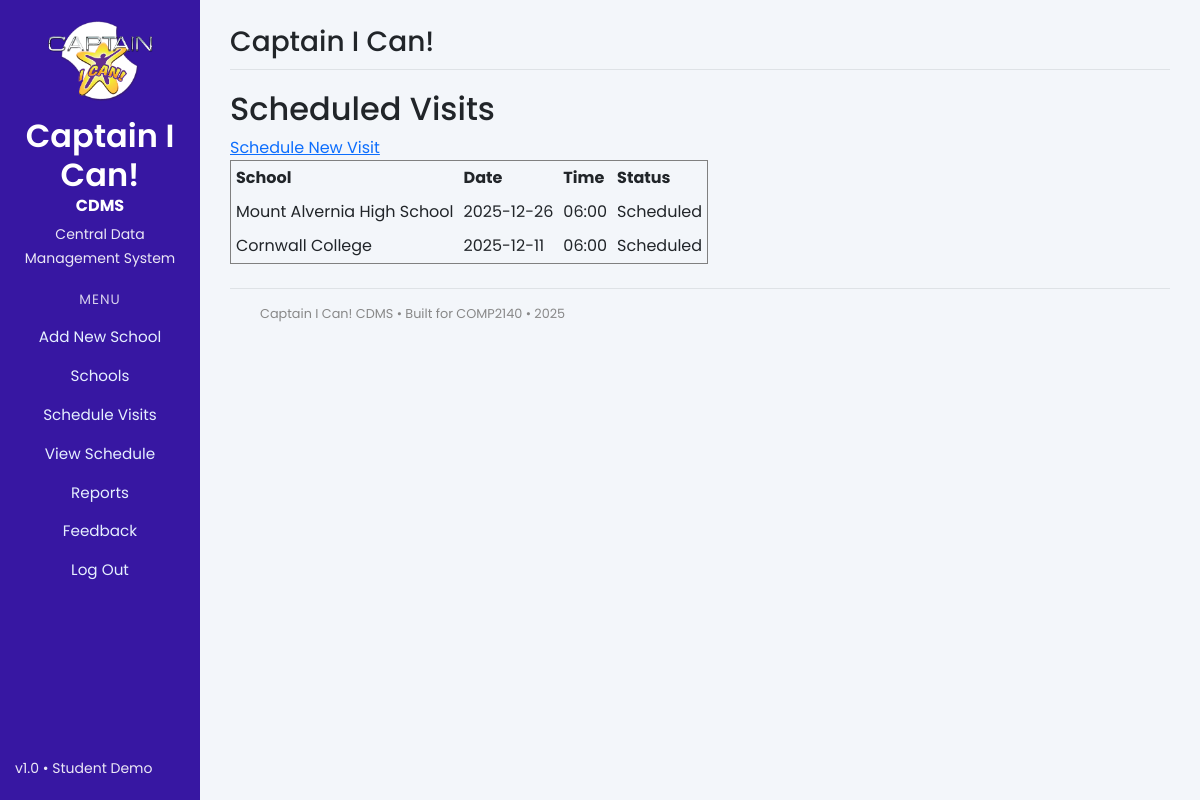
Before: /visits (signed in) with the older database file.
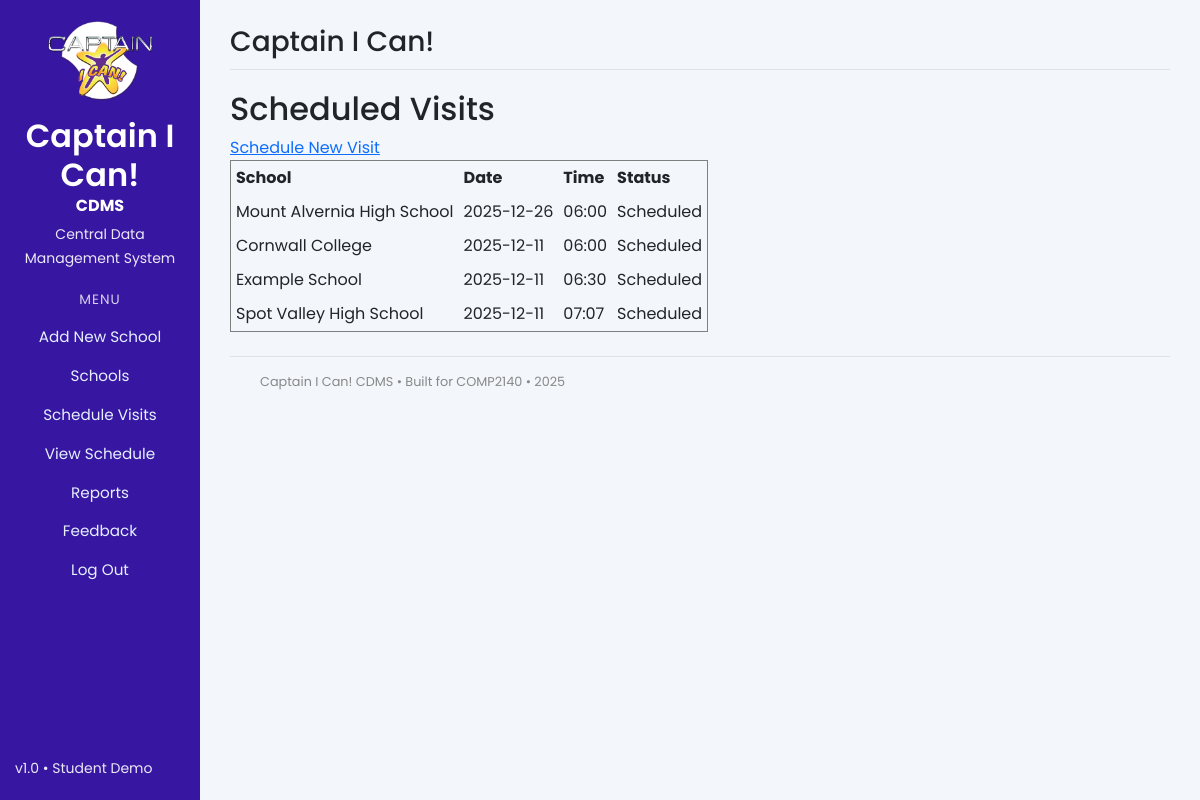
After: the same page with the newer database file.
### app.py (models this page shows)
class Visit(db.Model):
    __tablename__ = "visits"
    id = db.Column(db.Integer, primary_key=True)
    school_id = db.Column(db.Integer, db.ForeignKey('schools.id'), nullable=False)
    visit_date = db.Column(db.Date, nullable=False)
    visit_time = db.Column(db.String(20), nullable=False)
    status = db.Column(db.String(20), default='Scheduled')  # Scheduled/Completed
    feedbacks = db.relationship('Feedback', backref='visit', lazy=True)

class School(db.Model):
    __tablename__ = "schools"  # match your existing SQLite table name
    id = db.Column(db.Integer, primary_key=True)
    name = db.Column(db.String(150), nullable=False)
    capacity = db.Column(db.Integer)
    location = db.Column(db.String(200), nullable=False)
    contact_person = db.Column(db.String(100))
    start_time = db.Column(db.String(20))
    end_time = db.Column(db.String(20))
    exam_dates = db.Column(db.String(255))   # simple for now
    holidays = db.Column(db.String(255))
    num_teachers = db.Column(db.Integer)
    visits = db.relationship('Visit', backref='school', lazy=True)

### app.py (the view)
@app.route('/visits', methods=['GET'])
@login_required  # ADDED
def list_visits():
    visits = Visit.query.order_by(Visit.visit_date.desc()).all()
    return render_template('visits/list.html', visits=visits)

### app.py (called while the page is built)
def login_required(f):
    @wraps(f)
    def decorated_function(*args, **kwargs):
        if 'logged_in' not in session:
            flash('Please log in to access this page.', 'error')
            return redirect(url_for('login'))
        return f(*args, **kwargs)
    return decorated_function

### templates/visits/list.html
{% extends 'base.html' %}
{% block content %}
<h2>Scheduled Visits</h2>
<a href="{{ url_for('schedule_visit') }}">Schedule New Visit</a>
<table border="1" cellpadding="5">
    <tr>
        <th>School</th>
        <th>Date</th>
        <th>Time</th>
        <th>Status</th>
    </tr>
    {% for visit in visits %}
    <tr>
        <td>{{ visit.school.name }}</td>
        <td>{{ visit.visit_date }}</td>
        <td>{{ visit.visit_time }}</td>
        <td>{{ visit.status }}</td>
    </tr>
    {% endfor %}
</table>
{% endblock %}

### templates/base.html (shortened to what this page needs)
<!doctype html>
<html lang="en">
<head>
  <link
    href="https://cdn.jsdelivr.net/npm/bootstrap@5.3.3/dist/css/bootstrap.min.css"
    rel="stylesheet"
  >
</head>
<body>
<div class="container-fluid">
  <div class="row">
    <div class="col-md-3 col-lg-2 sidebar d-flex flex-column">
      <div class="text-center mb-4">
        <img
          src="{{ url_for('static', filename='logo.png') }}"
          alt="Captain I Can Logo"
          class="img-fluid mb-2"
          style="max-width: 120px; border-radius: 8px;"
        >
        <h2 class="mt-2">Captain I Can!</h2>
        <p class="mb-1"><strong>CDMS</strong></p>
        <small>Central Data Management System</small>
        <div class="menu-title">Menu</div>
        <nav class="nav flex-column">
          <a href="{{ url_for('add_school') }}">Add New School</a>
          <a href="{{ url_for('list_schools') }}">Schools</a>
          <a href="{{ url_for('schedule_visit') }}">Schedule Visits</a>
          <a href="{{ url_for('list_visits') }}">View Schedule</a>
          <a href="{{ url_for('generate_report') }}">Reports</a>
          <a href="#">Feedback</a>
          <a href="{{ url_for('logout') }}">Log Out</a>
        </nav>
      </div>
      <div class="mt-auto pt-3">
        <small>v1.0 • Student Demo</small>
      </div>
    </div>
    <div class="col-md-9 col-lg-10 main-content">
      <div class="page-header">
        <h1 class="h3 mb-0">
          {% block page_title %}Captain I Can!{% endblock %}
        </h1>
      </div>
      {% block content %}{% endblock %}
      <footer class="mt-4">
        Captain I Can! CDMS • Built for COMP2140 • {{ 2025 }}
      </footer>
    </div>
  </div>
</div>
</body>
</html>

### templates/base.html (style rules this page uses)
body { background-color: #f3f6fa; font-family: 'Poppins', sans-serif; }
.sidebar { min-height: 100vh; background: #3717a2; color: #fff; padding: 20px 15px; }
.sidebar h2 { font-weight: 600; margin-bottom: 0; }
.sidebar small { opacity: 0.9; }
.sidebar a { color: #e6f0ff; text-decoration: none; display: block; padding: 8px 10px; border-radius: 6px; font-size: 0.95rem; }
.sidebar .menu-title { font-size: 0.85rem; text-transform: uppercase; letter-spacing: 1px; margin-top: 20px; margin-bottom: 8px; opacity: 0.8; }
.main-content { padding: 25px 30px; }
.page-header { margin-bottom: 20px; border-bottom: 1px solid #dee2e6; padding-bottom: 10px; }
footer { font-size: 0.8rem; color: #888; padding: 15px 30px; border-top: 1px solid #dee2e6; margin-top: 20px; }

Changed rows visible on the page:
added Visit: school.name "Example School", visit_date "2025-12-11", visit_time "06:30", status "Scheduled"
added Visit: school.name "Spot Valley High School", visit_date "2025-12-11", visit_time "07:07", status "Scheduled"
